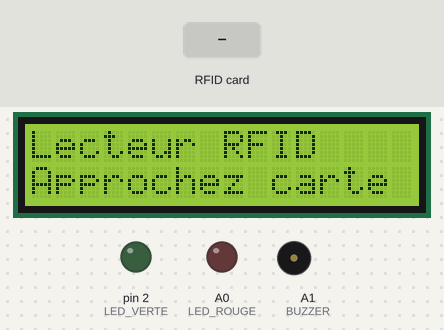
Simulated run of this sketch. Board: Arduino Uno, built with avr-gcc and run on an emulated ATmega328P. On the bench: 16×2 character LCD, output pins drawn as LEDs (lit = HIGH), buzzer (waves = sounding). Inputs (shaded band) come from the test bench. Pins used as bus, display or sensor lines are not drawn; what the sketch prints to the serial monitor is not drawn.

Above: at 3.3 s.
3.4 s: RFID card 17 9E 3B 25 held to the reader
At 5.5 s:
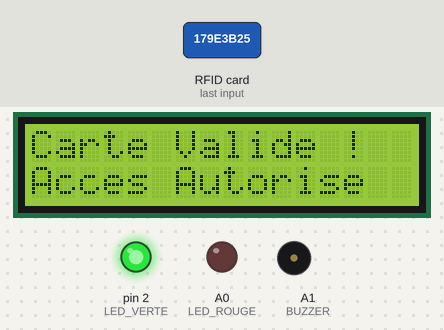
6.2 s: RFID card 4A 97 52 1B held to the reader
At 8.5 s:
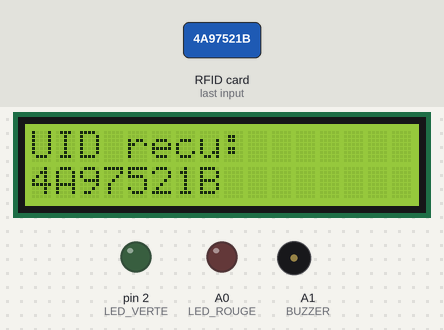
9.2 s: RFID card 5E 7A 19 C4 held to the reader
At 12.8 s:
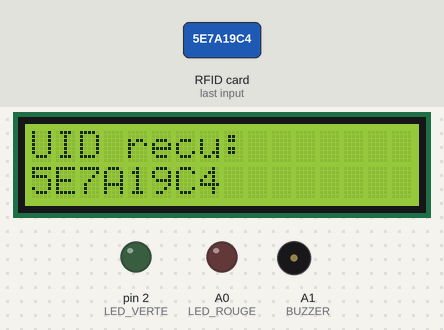
Timing chart, 0 to 17.6 s (numbered marks = the images above; inputs shaded):
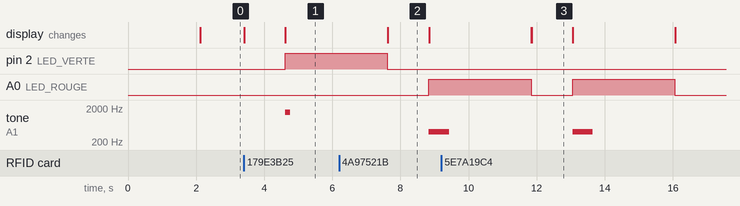

Measured:
- after the input at 3.4 s, pin 2 (LED_VERTE): LOW → HIGH after 1.2 s; tone on A1 (BUZZER): silent → 1500 Hz after 1.2 s, → silent 0.15 s later; the display: first changes at once (image 1 shows a later state)
- after the input at 6.2 s, A0 (LED_ROUGE): LOW → HIGH after 2.6 s; tone on A1 (BUZZER): silent → 400 Hz after 2.6 s; the display: first differs from a run without the input after 1.4 s (image 2)
- after the input at 9.2 s, the display: first differs from a run without the input after 2.7 s (image 3)
- what the display in image 2 shows lasts 1.2 s, from 7.6 s to 8.8 s

The sketch:

codelcdbuzzerrfidled.ino
```cpp
#include <SPI.h>
#include <MFRC522.h>
#include <LiquidCrystal.h>

// ===============================
// BROCHES DU RC522
// ===============================
#define SS_PIN 10
#define RST_PIN 9

// ===============================
// LEDS ET BUZZER
// ===============================
#define LED_VERTE 2
#define LED_ROUGE A0
#define BUZZER A1

// ===============================
// LCD 16x2 (RS, E, D4, D5, D6, D7)
// ===============================
LiquidCrystal lcd(3, 4, 5, 6, 7, 8);

// ===============================
// CREATION DU LECTEUR RFID
// ===============================
MFRC522 rfid(SS_PIN, RST_PIN);

// ===============================
// IDENTIFIANTS DES CARTES
// ===============================
String UID_AUTORISE_1 = "179E3B25"; // UID carte VALIDE (
String UID_REFUSE_2   = "4A97521B"; // UID CARTE REFUSEE

void setup()
{
  Serial.begin(9600);

  // Configuration des broches
  pinMode(LED_VERTE, OUTPUT);
  pinMode(LED_ROUGE, OUTPUT);
  pinMode(BUZZER, OUTPUT);

  // Tout éteindre au démarrage
  digitalWrite(LED_VERTE, LOW);
  digitalWrite(LED_ROUGE, LOW);
  noTone(BUZZER);

  // Initialisation LCD
  lcd.begin(16, 2);
  lcd.clear();
  lcd.setCursor(0, 0);
  lcd.print("Systeme RFID");
  lcd.setCursor(0, 1);
  lcd.print("Initialisation");

  delay(2000);

  // Initialisation RFID et bus SPI
  SPI.begin();
  rfid.PCD_Init();

  // Écran d'attente
  lcd.clear();
  lcd.setCursor(0, 0);
  lcd.print("Lecteur RFID");
  lcd.setCursor(0, 1);
  lcd.print("Approchez carte");

  Serial.println("Systeme pret. Approchez une carte...");
}

void loop()
{
  // Vérifie la présence d'une carte
  if (!rfid.PICC_IsNewCardPresent() || !rfid.PICC_ReadCardSerial())
  {
    return;
  }

  // Lecture et conversion de l'UID
  String uid = "";
  for (byte i = 0; i < rfid.uid.size; i++)
  {
    if (rfid.uid.uidByte[i] < 0x10)
    {
      uid += "0";
    }
    uid += String(rfid.uid.uidByte[i], HEX);
  }
  uid.toUpperCase();

  // Affichage dans le moniteur série
  Serial.print("UID detecte : ");
  Serial.println(uid);

  // Affichage temporaire de l'UID sur le LCD
  lcd.clear();
  lcd.setCursor(0, 0);
  lcd.print("UID recu:");
  lcd.setCursor(0, 1);
  lcd.print(uid);
  delay(1200);

  // ===============================
  // CAS 1 : CARTE AUTORISEE
  // ===============================
  if (uid == UID_AUTORISE_1)
  {
    Serial.println("-> Acces Autorise");

    // Voyants
    digitalWrite(LED_ROUGE, LOW);
    digitalWrite(LED_VERTE, HIGH);

    // Bip de validation (Aigu et court : 1500 Hz pendant 150ms)
    tone(BUZZER, 1500, 150);

    // Écran LCD
    lcd.clear();
    lcd.setCursor(0, 0);
    lcd.print("Carte Valide !");
    lcd.setCursor(0, 1);
    lcd.print("Acces Autorise");

    delay(3000);

    // Réinitialisation des voyants
    digitalWrite(LED_VERTE, LOW);
  }
  // ===============================
  // CAS 2 : CARTE MAUVAISE / REFUSEE
  // ===============================
  else
  {
    Serial.println("-> Acces Refuse");

    // Voyants
    digitalWrite(LED_VERTE, LOW);
    digitalWrite(LED_ROUGE, HIGH);

    // Bip d'erreur (Grave et plus long : 400 Hz pendant 600ms)
    tone(BUZZER, 400, 600);

    // Écran LCD
    lcd.clear();
    lcd.setCursor(0, 0);
    lcd.print("Carte Refusee !");
    lcd.setCursor(0, 1);
    lcd.print("Acces Interdit");

    delay(3000);

    // Réinitialisation des voyants
    digitalWrite(LED_ROUGE, LOW);
  }

  // Arrêt de la communication avec la carte
  rfid.PICC_HaltA();
  rfid.PCD_StopCrypto1();

  // Retour au message d'accueil
  lcd.clear();
  lcd.setCursor(0, 0);
  lcd.print("Approchez une");
  lcd.setCursor(0, 1);
  lcd.print("carte RFID...");
}
```
